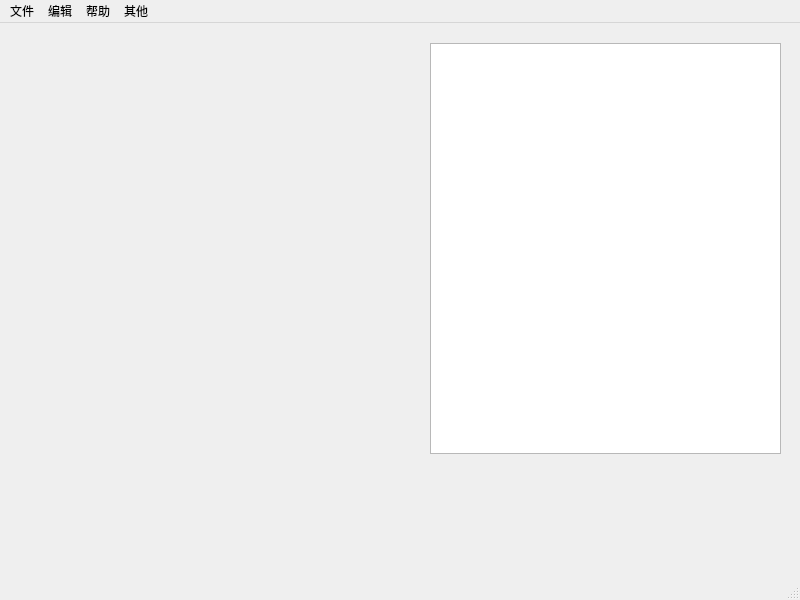
<?xml version="1.0" encoding="UTF-8"?>
<ui version="4.0">
 <class>My_MainWindow</class>
 <widget class="QMainWindow" name="My_MainWindow">
  <property name="geometry">
   <rect>
    <x>0</x>
    <y>0</y>
    <width>800</width>
    <height>600</height>
   </rect>
  </property>
  <property name="windowTitle">
   <string>MainWindow</string>
  </property>
  <widget class="QWidget" name="centralwidget">
   <widget class="QTextEdit" name="textEdit">
    <property name="geometry">
     <rect>
      <x>430</x>
      <y>20</y>
      <width>351</width>
      <height>411</height>
     </rect>
    </property>
   </widget>
  </widget>
  <widget class="QMenuBar" name="menubar">
   <property name="geometry">
    <rect>
     <x>0</x>
     <y>0</y>
     <width>800</width>
     <height>21</height>
    </rect>
   </property>
   <widget class="QMenu" name="menu">
    <property name="title">
     <string>文件</string>
    </property>
    <addaction name="actiondakaiwenjian"/>
    <addaction name="actionguanbiwenjian"/>
    <addaction name="actionbaocunwenjian"/>
   </widget>
   <widget class="QMenu" name="menu_2">
    <property name="title">
     <string>编辑</string>
    </property>
    <addaction name="actionshezhiziti"/>
    <addaction name="actionshezhi"/>
   </widget>
   <widget class="QMenu" name="menu_3">
    <property name="title">
     <string>帮助</string>
    </property>
   </widget>
   <widget class="QMenu" name="menu_4">
    <property name="title">
     <string>其他</string>
    </property>
    <addaction name="actiontuichu"/>
   </widget>
   <addaction name="menu"/>
   <addaction name="menu_2"/>
   <addaction name="menu_3"/>
   <addaction name="menu_4"/>
  </widget>
  <widget class="QStatusBar" name="statusbar"/>
  <action name="actiondakaiwenjian">
   <property name="text">
    <string>打开文件</string>
   </property>
  </action>
  <action name="actionguanbiwenjian">
   <property name="text">
    <string>关闭文件</string>
   </property>
  </action>
  <action name="actionshezhiziti">
   <property name="text">
    <string>设置字体大小</string>
   </property>
  </action>
  <action name="actionshezhi">
   <property name="text">
    <string>设置字体颜色</string>
   </property>
  </action>
  <action name="actiontuichu">
   <property name="text">
    <string>退出</string>
   </property>
  </action>
  <action name="actionbaocunwenjian">
   <property name="text">
    <string>保存文件</string>
   </property>
  </action>
 </widget>
 <resources/>
 <connections/>
</ui>
